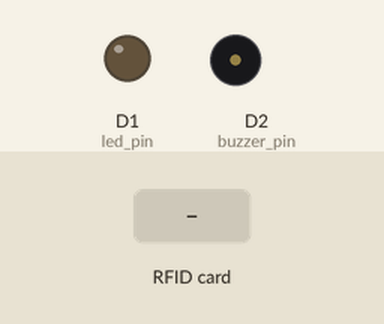
The sketch below on a simulated ESP8266 (NodeMCU). Shown: output pins drawn as LEDs (lit = HIGH), buzzer (waves = sounding, pin HIGH). The test bench sets the inputs (shaded band). WiFi joins after 1.5 s; servers stay silent unless stated; network time is answered at once with the bench clock; the local clock reads 2024-03-15 10:24:30 at power-on unless the sketch sets it; what the sketch prints to the serial monitor is not drawn.

Above: at 2.8 s.
2.9 s: RFID card 12 34 56 78 held to the reader
At 3.3 s:
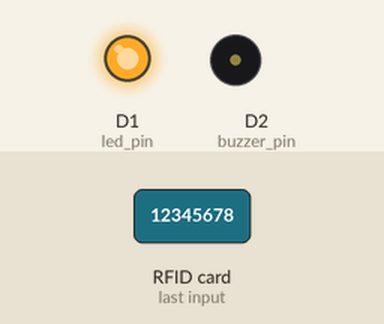
4.4 s: RFID card 5E 7A 19 C4 held to the reader
At 9.2 s:
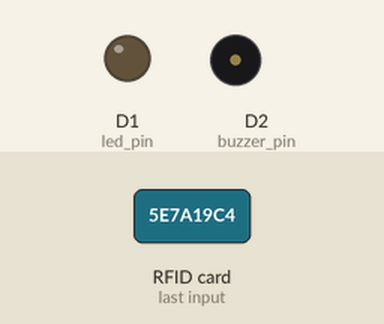
Timing chart, 0 to 10.7 s (numbered marks = the images above; inputs shaded):
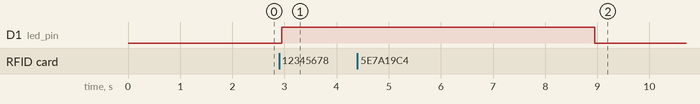

The sketch:

Attendance_System.ino
```cpp
// Authored by Arash Harirpoosh - 9731505

#include <SPI.h>
#include <MFRC522.h>
#include <NTPClient.h>
#include <ESP8266WiFi.h>
#include <WiFiUdp.h>

#define RST_PIN D3      // RST RFID pin
#define SS_PIN  D4      // SDA RFID pin

const int buzzer_pin = 4;  // Determine buzzer pin
const int led_pin = 5;      // Determine LED pin

const char* ssid = "Arash";         // SSID of the network that nodemcu is going to connect to it
const char* password = "12345678"; // Password of the network that nodemcu is going to connect to it

// Define NTP Client to get time
WiFiUDP ntpUDP;
NTPClient timeClient(ntpUDP, "pool.ntp.org");

MFRC522 mfrc522(SS_PIN, RST_PIN);  // Create MFRC522 instance

void setup() {
  Serial.begin(115200);   // Initialize serial communications with the PC
  pinMode(buzzer_pin, OUTPUT);   // Initialize GPIO4 pin as an output
  pinMode(led_pin, OUTPUT);      // Initialize GPIO5 pin as an output
  SPI.begin();            // Init SPI bus
  mfrc522.PCD_Init();     // Init MFRC522
  mfrc522.PCD_DumpVersionToSerial();  // Show details of PCD - MFRC522 Card Reader details
  Serial.println(F("Scan PICC to see UID, SAK, type, and data blocks..."));

  WiFi.mode(WIFI_STA);  // Set WiFi to station mode
  WiFi.disconnect();    // Disconnect from an AP if it was previously connected
  delay(100);
  // Connect to WiFi
  WiFi.begin(ssid, password);
  while (WiFi.status() != WL_CONNECTED) {
    delay(500);
    Serial.print ("*");
  }

  Serial.println();
  Serial.println("WiFi connection Successful");
  timeClient.begin();  // Initialize the NTP client
  // Adjust the time for timezone in seconds
  // GMT +4.5 = 16200
  timeClient.setTimeOffset(16200);
}

void loop() {

  // Reset the loop if no new card present on the sensor/reader. This saves the entire process when idle.
  if ( ! mfrc522.PICC_IsNewCardPresent()) {
    return;
  }

  // Select one of the cards
  if ( ! mfrc522.PICC_ReadCardSerial()) {
    return;
  }

  // Dump debug info about the card; PICC_HaltA() is automatically called
  mfrc522.PICC_DumpToSerial(&(mfrc522.uid));

  timeClient.update();    // Get the current date and time from the NTP server
  String formattedTime = timeClient.getFormattedTime(); // Returns the time in HH:MM:SS format
  int currentHour = timeClient.getHours();              // Get the hours
  Serial.print("Formatted Time: ");
  Serial.println(formattedTime);
  if (9 < currentHour && currentHour < 16) {
    digitalWrite(led_pin, HIGH); // Turn the LED on by making the voltage HIGH
    delay(3000);
    digitalWrite(led_pin, LOW);  // Turn the LED off by making the voltage LOW
  }
  else {
    digitalWrite(buzzer_pin, HIGH); // Turn the buzzer on by making the voltage HIGH
    delay(3000);
    digitalWrite(buzzer_pin, LOW);  // Turn the buzzer off by making the voltage LOW
  }
}
```

Measured:
- after the input at 2.9 s, D1 (led_pin): LOW → HIGH at once
- after the input at 4.4 s, D1 (led_pin): HIGH → LOW after 4.5 s instead of 1.5 s
